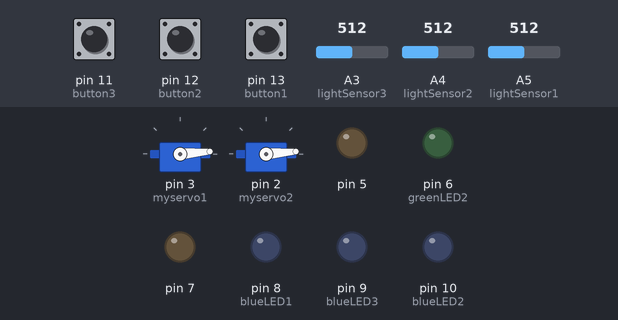
A sketch run on a simulated Arduino Uno, built with avr-gcc and run on an emulated ATmega328P. Shown: 2 × servo, output pins drawn as LEDs (lit = HIGH). The test bench sets the inputs (shaded band); at power-on: pin 13 (button1) HIGH, pin 12 (button2) HIGH, pin 11 (button3) HIGH, A3 (lightSensor3) = 512, A4 (lightSensor2) = 512, A5 (lightSensor1) = 512.

Above: at 1.2 s.
1.3 s: pin 13 (button1) pulled LOW for 0.15 s
At 1.7 s:
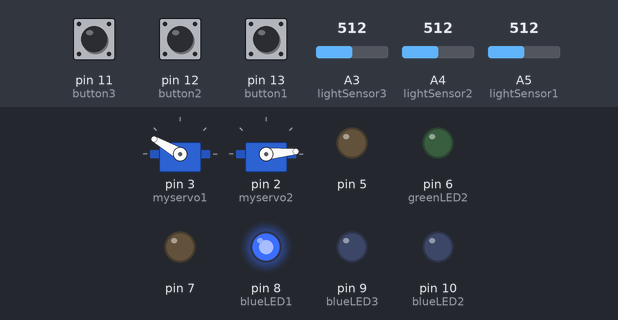
2.9 s: pin 12 (button2) pulled LOW for 0.15 s
At 4.1 s:
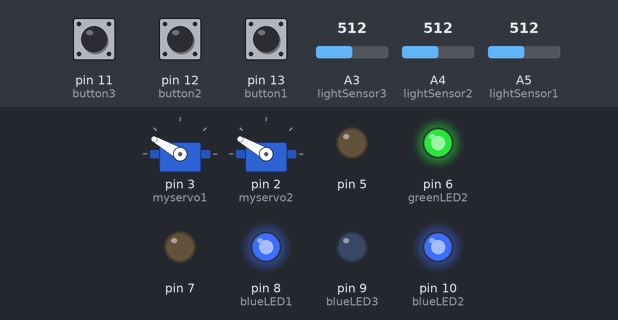
4.5 s: pin 11 (button3) pulled LOW for 0.15 s
At 5.15 s:
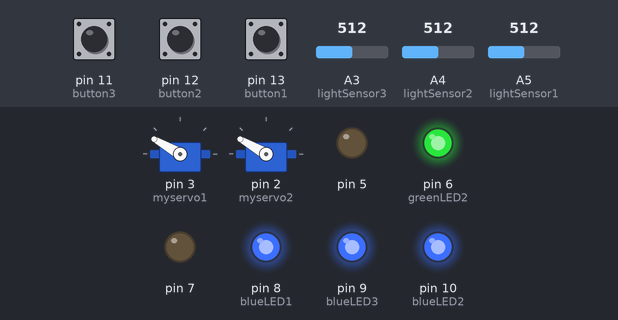
Timing chart, 0 to 13.6 s (numbered marks = the images above; inputs shaded):
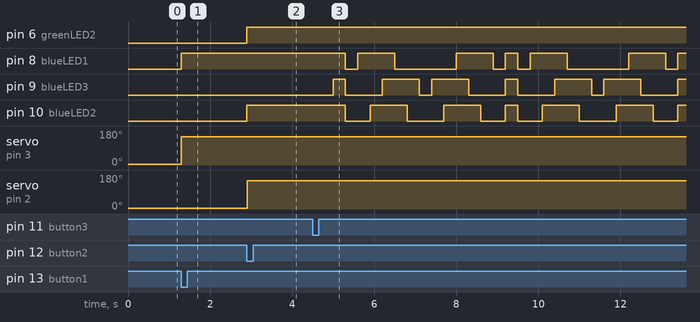

Measured:
- after the input at 1.3 s, pin 8 (blueLED1): LOW → HIGH at once; servo on pin 3 (myservo1): 5° → 150° at once
- after the input at 2.9 s, pin 6 (greenLED2), pin 10 (blueLED2): LOW → HIGH at once; servo on pin 2 (myservo2): 5° → 150° at once
- after the input at 4.5 s, pin 8 (blueLED1): HIGH → LOW after 0.80 s, → HIGH 0.30 s later, → LOW 0.90 s later, → HIGH 1.5 s later, … (12 changes in this stretch); pin 9 (blueLED3): LOW → HIGH after 0.50 s, → LOW 0.30 s later, → HIGH 0.90 s later, → LOW 0.90 s later, … (13 changes in this stretch)

The sketch:

PuzzleBox.ino
```cpp
#include <Servo.h>

Servo myservo1;
Servo myservo2;


boolean Key_1_on = false;
boolean Key_2_on = false;
boolean Key_3_on = false;
boolean code = false;

int button1 = 13;
int button2 = 12;
int button3 = 11;

int blueLED1 = 8;
int blueLED2 = 10;
int blueLED3 = 9;

int greenLED1 = 7;
int greenLED2 = 6;

int countCeleb = 10;


const int lightSensor1 = A5;
const int lightSensor2 = A4;
const int lightSensor3 = A3;

const int motor = 5;

boolean analogValue1 = false;
boolean analogValue2 = false;
boolean analogValue3 = false;

int temp1 = 0;
int temp2 = 0;
int temp3 = 0;

void setup() {

  Serial.begin(9600);

  pinMode(10, OUTPUT);
  pinMode(9, OUTPUT);
  pinMode(8, OUTPUT);
  pinMode(7, OUTPUT);
  pinMode(6, OUTPUT);
  pinMode(5, OUTPUT);

  pinMode(button1, INPUT_PULLUP);
  pinMode(button2, INPUT_PULLUP);
  pinMode(button3, INPUT_PULLUP);

  myservo1.attach(3, 500, 2400);
  myservo2.attach(2, 500, 2400);


}

void loop() {


  if(!Key_1_on && !Key_2_on){
    myservo1.write(5);
    myservo2.write(5);
  }


  if(digitalRead(button1) == 0){
   digitalWrite(blueLED1, HIGH);
    Key_1_on = true;
  }

  if(Key_1_on){
    myservo1.write(150);
  }

  if(digitalRead(button2) == 0 && Key_1_on){
   digitalWrite(blueLED2, HIGH);
   Key_2_on = true;
  }

  if(Key_2_on && Key_1_on && code){
    digitalWrite(greenLED2, HIGH);
    myservo2.write(150);
  }

  if(digitalRead(button3) == 0 && Key_2_on && Key_1_on && code){

   Key_3_on = true;
    delay(500);
  for(int i = 0; i < countCeleb; i++){
    digitalWrite(blueLED1, HIGH);
    digitalWrite(blueLED2, HIGH);
    digitalWrite(blueLED3, HIGH);
  delay(300);
    digitalWrite(blueLED1, LOW);
    digitalWrite(blueLED2, LOW);
    digitalWrite(blueLED3, LOW);
  delay(300);
    digitalWrite(blueLED1, HIGH);
    delay(300);
    digitalWrite(blueLED2, HIGH);
    delay(300);
    digitalWrite(blueLED3, HIGH);
  delay(300);
    digitalWrite(blueLED1, LOW);
    delay(300);
    digitalWrite(blueLED2, LOW);
    delay(300);
    digitalWrite(blueLED3, LOW);
  delay(300);
    digitalWrite(blueLED3, HIGH);
    delay(300);
    digitalWrite(blueLED2, HIGH);
    delay(300);
    digitalWrite(blueLED1, HIGH);
  delay(300);
    digitalWrite(blueLED3, LOW);
    delay(300);
    digitalWrite(blueLED2, LOW);
    delay(300);
    digitalWrite(blueLED1, LOW);
  delay(300);
  }

  digitalWrite(blueLED3, HIGH);
  digitalWrite(blueLED2, HIGH);
  digitalWrite(blueLED1, HIGH);

  }

  if(analogValue1 > 200 && analogValue2 < 200 && analogValue3 < 200){

  }

  temp1 = analogRead(lightSensor1);

if(temp1 > 200){
  analogValue1 = true;
}

  temp2 = analogRead(lightSensor2);

if(temp2 > 200){
  analogValue2 = true;
}

  temp3 = analogRead(lightSensor3);

if(temp3 > 200){
  analogValue3 = true;
}

  if(analogValue1 && !analogValue2 && analogValue3){
    analogValue1 = false;
    analogValue3 = false;
  }

  if(!analogValue1 && (analogValue2 || analogValue3)){
    analogValue2 = false;
    analogValue3 = false;
  }


  if(analogValue1 && analogValue2 && analogValue3){
    code = true;
  }


delay(0);
  }
```
